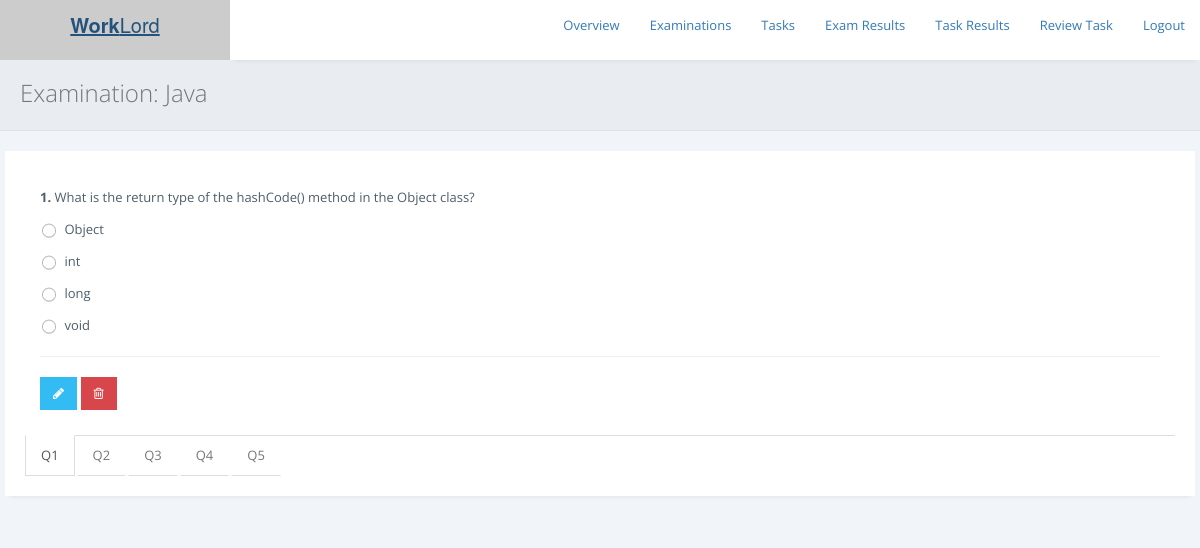
Page /exams/admin/view-questions.php?eid=EX-015749 on the committed database.
### tables this page shows
CREATE TABLE `examinations` (
  `exam_id` varchar(255) NOT NULL,
  `exam_name` varchar(255) NOT NULL,
  `duration` int(255) NOT NULL,
  `passmark` int(255) NOT NULL,
  `terms` longtext NOT NULL,
  `status` varchar(255) NOT NULL DEFAULT 'Inactive'
);

CREATE TABLE `questions` (
  `question_id` varchar(255) NOT NULL,
  `exam_id` varchar(255) NOT NULL,
  `type` varchar(255) NOT NULL,
  `question` longtext NOT NULL,
  `option1` varchar(255) NOT NULL DEFAULT '-',
  `option2` varchar(255) NOT NULL DEFAULT '-',
  `option3` varchar(255) NOT NULL DEFAULT '-',
  `option4` varchar(255) NOT NULL DEFAULT '-',
  `answer` varchar(255) NOT NULL
);

### exams/admin/view-questions.php (the view, shortened to what this page needs)
<?php
include 'includes/check_reply.php';
if (isset($_GET['eid'])) {
include '../../db.php';
$exam_id = mysqli_real_escape_string($conn, $_GET['eid']);
$sql = "SELECT * FROM examinations WHERE exam_id = '$exam_id'";
$result = $conn->query($sql);
if ($result->num_rows > 0) {
    while($row = $result->fetch_assoc()) {
    $exam_name =$row['exam_name'];
    }
} else {
header("location:./");
}
}else{
header("location:./");
}
?>
<!DOCTYPE html>
<html>
<head>
<link rel="stylesheet" href="https://cdnjs.cloudflare.com/ajax/libs/twitter-bootstrap/3.3.7/css/bootstrap.min.css">
<link rel="stylesheet" href="https://cdnjs.cloudflare.com/ajax/libs/font-awesome/4.7.0/css/font-awesome.min.css">
<link rel="stylesheet" href="https://cdnjs.cloudflare.com/ajax/libs/ionicons/2.0.1/css/ionicons.min.css">
<link rel="stylesheet" href="../../css/AdminLTE.min.css">
        <link href="../assets/plugins/pace-master/themes/blue/pace-theme-flash.css" rel="stylesheet"/>
        <link href="../assets/plugins/uniform/css/uniform.default.min.css" rel="stylesheet"/>
        <link href="../assets/plugins/bootstrap/css/bootstrap.min.css" rel="stylesheet" type="text/css"/>
        <link href="../assets/plugins/fontawesome/css/font-awesome.css" rel="stylesheet" type="text/css"/>
        <link href="../assets/plugins/line-icons/simple-line-icons.css" rel="stylesheet" type="text/css"/>
        <link href="../assets/plugins/offcanvasmenueffects/css/menu_cornerbox.css" rel="stylesheet" type="text/css"/>
        <link href="../assets/plugins/waves/waves.min.css" rel="stylesheet" type="text/css"/>
        <link href="../assets/plugins/switchery/switchery.min.css" rel="stylesheet" type="text/css"/>
        <link href="../assets/plugins/3d-bold-navigation/css/style.css" rel="stylesheet" type="text/css"/>
        <link href="../assets/plugins/slidepushmenus/css/component.css" rel="stylesheet" type="text/css"/>
        <link href="../assets/css/modern.min.css" rel="stylesheet" type="text/css"/>
        <link href="../assets/css/themes/green.css" class="theme-color" rel="stylesheet" type="text/css"/>
        <link href="../assets/css/custom.css" rel="stylesheet" type="text/css"/>
        <link href="../assets/css/snack.css" rel="stylesheet" type="text/css"/>
    </head>
	<body <?php if ($ms == "1") { print 'onload="myFunction()"'; } ?> >
        <main class="content-wrap">
<header class="main-header">
    <a href="../../index.php" class="logo logo-bg">
      <span class="logo-lg"><b>Work</b>Lord</span>
    </a>
    <nav class="navbar navbar-static-top">
      <div class="navbar-custom-menu">
        <ul class="nav navbar-nav">
		<li><a href="./">Overview</a></li>
		<li><a href="examinations.php">Examinations</a></li>
		<li><a href="tasks.php">Tasks</a></li>
		<li><a href="results.php">Exam Results</a></li>
		<li><a href="view-taskresults.php">Task Results</a></li>
		<li><a href="reviewtask.php">Review Task</a></li>
		<li><a href="../../logout.php">Logout</a></li>
        </ul>
      </div>
    </nav>
  </header>
            <div class="page-inner">
                <div class="page-title">
                    <h3>Examination: <?php echo "$exam_name"; ?></h3>
                </div>
                <div id="main-wrapper">
                    <div class="row">
                                <div class="panel panel-white">
                                    <div class="panel-body">
                                        <div class="tabs-below" role="tabpanel">
                                            <div class="tab-content">
											<?php
											include '../../../db.php';
											$sql = "SELECT * FROM questions WHERE exam_id = '$exam_id'";
                                            $result = $conn->query($sql);
                                            if ($result->num_rows > 0) {
                                            $qno = 1;
                                            while($row = $result->fetch_assoc()) {
												$qs = $row['question'];
												$type = $row['type'];
												$op1 = $row['option1'];
												$op2 = $row['option2'];
												$op3 = $row['option3'];
												$op4 = $row['option4'];
                                            if ($type == "FB") {
											if ($qno == "1") {
											print '
											<div role="tabpanel" class="tab-pane active fade in" id="tab'.$qno.'">
                                             <p><b>'.$qno.'.</b> '.$qs.'</p>
											 <p><input type="text" name="'.$qno.'"  class="form-control" placeholder="Enter your answer">
											 <hr>
											 <a  class="btn btn-twitter m-b-xs"href="edit-question.php?id='.$row['question_id'].'"><i class="fa fa-pencil"></i></a>
											 <a';?> onclick = "return confirm('Drop this question ?')" <?php print 'class="btn btn-youtube m-b-xs"href="pages/drop_question.php?id='.$row['question_id'].'&eid='.$exam_id.'"><i class="fa fa-trash-o"></i></a>
                                             </div>
											';
											}else{
											print '
											<div role="tabpanel" class="tab-pane fade in" id="tab'.$qno.'">
                                             <p><b>'.$qno.'.</b> '.$qs.'</p>
											 <p><input type="text" name="'.$qno.'"  class="form-control" placeholder="Enter your answer">
											 <hr>
											 <a  class="btn btn-twitter m-b-xs"href="edit-question.php?id='.$row['question_id'].'"><i class="fa fa-pencil"></i></a>
											 <a';?> onclick = "return confirm('Drop this question ?')" <?php print 'class="btn btn-youtube m-b-xs"href="pages/drop_question.php?id='.$row['question_id'].'&eid='.$exam_id.'"><i class="fa fa-trash-o"></i></a>
                                             </div>
											';
											}
											$qno = $qno + 1;
											}else{
											if ($qno == "1") {
											print '
											<div role="tabpanel" class="tab-pane active fade in" id="tab'.$qno.'">
                                             <p><b>'.$qno.'.</b> '.$qs.'</p>
											 <p><input type="radio" name="'.$qno.'"  class="form-control" value='.$op1.'> '.$op1.'</p>
											 <p><input type="radio" name="'.$qno.'"  class="form-control" value='.$op2.'> '.$op2.'</p>
											 <p><input type="radio" name="'.$qno.'"  class="form-control" value='.$op3.'> '.$op3.'</p>
											 <p><input type="radio" name="'.$qno.'"  class="form-control" value='.$op4.'> '.$op4.'</p>
											 <hr>
											 <a  class="btn btn-twitter m-b-xs"href="edit-question.php?id='.$row['question_id'].'"><i class="fa fa-pencil"></i></a>
											 <a';?> onclick = "return confirm('Drop this question ?')" <?php print 'class="btn btn-youtube m-b-xs"href="pages/drop_question.php?id='.$row['question_id'].'&eid='.$exam_id.'"><i class="fa fa-trash-o"></i></a>
                                             </div>
											';
											}
											$qno = $qno + 1;
											}
                                            }
                                            } else {
												echo "No Questions found in Exam: $exam_name";
                                            }
											?>
                                            </div>
                                            <ul class="nav nav-tabs" role="tablist">
											<?php
											include '../../db.php';
											$sql = "SELECT * FROM questions WHERE exam_id = '$exam_id'";
                                            $result = $conn->query($sql);
                                            if ($result->num_rows > 0) {
                                            $qno = 1;
                                            while($row = $result->fetch_assoc()) {
											if ($qno == "1") {
											print '<li role="presentation" class="active"><a href="#tab'.$qno.'" role="tab" data-toggle="tab">Q'.$qno.'</a></li>';
											}else{
											print '<li role="presentation"><a href="#tab'.$qno.'" role="tab" data-toggle="tab">Q'.$qno.'</a></li>';
											}
											$qno = $qno + 1;
                                            }
                                            } else {
                                            }
											?>
                                            </ul>
                                        </div>
                                    </div>
                                </div>
                    </div>
                </div>
            </div>
        </main>
    </body>
</html>

### rows in the picture
examinations: exam_name "Java"
questions: question "What is the return type of the hashCode() method in the Object class?", option1 "Object", option2 "int", option3 "long", option4 "void"
